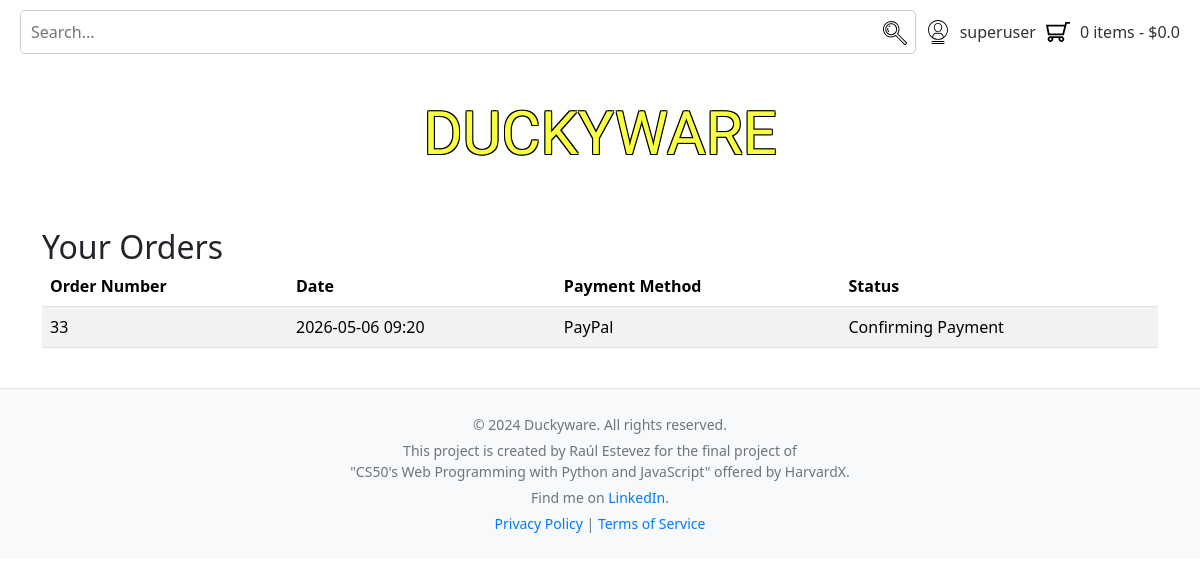
Screenshot of /orders/ (signed in) with the database file from the repository.
### store/models/base_models.py (models this page shows, shortened)
class Order(models.Model):
    ORDER_STATUS_CHOICES = [
        ('CONFIRMING_PAYMENT', 'Confirming Payment'),
        ('PREPARING', 'Preparing'),
        ('AWAITING_PICKUP', 'Awaiting Pickup'),
        ('EN_ROUTE', 'En Route'),
        ('DELIVERED', 'Delivered'),
    ]
    PAYMENT_METHOD_CHOICES = [
        ('PAYPAL', 'PayPal'),
        ('CREDIT_CARD', 'Credit Card'),
        ('TRANSFER', 'Transfer'),
    ]
    user = models.ForeignKey(User, on_delete=models.CASCADE)
    created_at = models.DateTimeField(auto_now_add=True)
    shipping_address = models.TextField(verbose_name="Shipping Address")
    shipping_city = models.CharField(max_length=100, verbose_name="Shipping City")
    status = models.CharField(max_length=20, choices=ORDER_STATUS_CHOICES, default='CONFIRMING_PAYMENT', verbose_name="Order Status")
    payment_method = models.CharField(max_length=20, choices=PAYMENT_METHOD_CHOICES, default='PAYPAL',verbose_name="Payment Method")
    bank_account_number = models.CharField(max_length=30, blank=True, null=True, verbose_name="Bank Account Number")

### store/views.py (the view)
# urls.py: path("orders/", views.orders, name="orders"),
@login_required
def orders(request):
    user_orders = Order.objects.filter(user=request.user).order_by('-created_at')
    cart_data = get_cart_data(request)
    return render(request, 'store/orders.html', {
        'orders': user_orders,
        'cart_items': cart_data['cart_items'],
        'cart_total': cart_data['cart_total'],
        })

### store/views.py (called while the page is built, shortened)
def get_cart_data(request):
    cart_items = get_or_create_cart(request)
    total_items = cart_items.aggregate(total_quantity=Sum('quantity'))['total_quantity'] or 0
    total_price = 0.0
    return {
        'cart_items': total_items,
        'cart_total': round(total_price, 2)
    }

def get_or_create_cart(request):
    if request.user.is_authenticated:
        cart_items = CartItem.objects.filter(user=request.user).prefetch_related('content_object')
    else:
        session_key = request.session.session_key
        if not session_key:
            request.session.create()
            session_key = request.session.session_key
        cart_items = CartItem.objects.filter(session_key=session_key).prefetch_related('content_object')
    return cart_items

### store/templates/store/orders.html
{% extends 'store/layout.html' %}
{% block content %}
<div class="container mt-4 mb-4">
    <div class="row">
        <div class="col-md-12">
            <h2>Your Orders</h2>
            <table class="table table-striped">
                <thead>
                    <tr>
                        <th>Order Number</th>
                        <th>Date</th>
                        <th>Payment Method</th>
                        <th>Status</th>
                    </tr>
                </thead>
                <tbody>
                    {% for order in orders %}
                    <tr onclick="window.location='{% url 'store:order_detail' order.id %}'" style="cursor: pointer;">
                        <td>{{ order.id }}</td>
                        <td>{{ order.created_at|date:"Y-m-d H:i" }}</td>
                        <td>{{ order.get_payment_method_display }}</td>
                        <td>{{ order.get_status_display }}</td>
                    </tr>
                    {% endfor %}
                </tbody>
            </table>
        </div>
    </div>
</div>
{% endblock %}

### store/templates/store/layout.html (shortened to what this page needs)
{% load static %}
<!DOCTYPE html>
<html lang="en">
<head>
    <link href="https://cdn.jsdelivr.net/npm/bootstrap@5.3.3/dist/css/bootstrap.min.css" rel="stylesheet">
    <link rel="stylesheet" href="https://cdn.jsdelivr.net/npm/sweetalert2@11/dist/sweetalert2.min.css">
    <link rel="stylesheet" href="{% static 'store/css/general.css' %}">
    <link rel="stylesheet" href="{% static 'store/css/layout.css' %}">
    <link rel="stylesheet" href="{% static 'store/css/home.css' %}">
    <link rel="stylesheet" href="{% static 'store/css/category_search.css' %}">
    <link rel="stylesheet" href="{% static 'store/css/product_view.css' %}">
    <link rel="stylesheet" href="{% static 'store/css/cart.css' %}">
    <link rel="stylesheet" href="{% static 'store/css/checkout.css' %}">
</head>
<body>
    <header>
        <div class="top-bar">
            <form action="{% url 'store:search' %}" method="GET" class="search-container">
                <input type="text" name="query" placeholder="Search..." required>
                <button type="submit"><img src="{% static 'store/images/search-icon.svg' %}" alt="Search"></button>
            </form>
            <div class="icon-container">
                {% if user.is_authenticated %}
                    <div class="user-icon-container">
                        <a href="{% url 'store:profile' %}">
                            <img src="{% static 'store/images/user-icon.svg' %}" alt="Profile">
                            <span class="user-name">{{ user.username }}</span>
                        </a>
                    </div>
                {% else %}
                    <a href="{% url 'store:login' %}">
                        <img src="{% static 'store/images/user-icon.svg' %}" alt="Sign In">
                        <span class="sign-in-register">Sign In / Register</span>
                    </a>
                {% endif %}
            </div>
            <div class="cart-container">
                <a href="{% url 'store:cart' %}">
                    <img src="{% static 'store/images/cart-icon.svg' %}" alt="Cart">
                    <span class="cart-text">{{ cart_items }} items - ${{ cart_total }}</span>
                </a>
            </div>
        </div>
        <h1 class="title"><a href="{% url 'store:home' %}" class="site-title">DUCKYWARE</a></h1>
    </header>
    <main>
        {% block content %}
        {% endblock %}
    </main>
    <footer>
        <div class="footer-content">
            <p>&copy; 2024 Duckyware. All rights reserved.</p>
            <p>This project is created by Raúl Estevez for the final project of <br>"CS50's Web Programming with Python and JavaScript" offered by HarvardX.</p>
            <p>Find me on <a href="https://www.linkedin.com/in/raulesteveza/" target="_blank">LinkedIn</a>.</p>
            <p>
                <a href="#">Privacy Policy</a> |
                <a href="#">Terms of Service</a>
            </p>
        </div>
    </footer>
</body>
</html>

### store/static/store/css/general.css (style rules this page uses)
* { box-sizing: border-box; }
body, h1, h2, h3, p, ul, ol, li, img { margin: 0; padding: 0; }
img { max-width: 100%; height: auto; }
.site-title { font-family: "Rowdies", sans-serif; font-size: 60px; text-align: center; color: #F7FF40; text-shadow: -1px -1px 0 #000, 1px -1px 0 #000, -1px 1px 0 #000, 1px 1px 0 #000; white-space: nowrap; }
.title { display: flex; justify-content: center; align-items: center; height: 140px; }
ul, li, a, img { margin: 0; padding: 0; list-style: none; text-decoration: none; }

### store/static/store/css/layout.css (style rules this page uses)
.sign-in-register, .cart-text { display: block; }
.top-bar { width: 100%; display: flex; justify-content: flex-end; align-items: center; padding: 10px 20px; gap: 10px; }
.search-container { display: flex; align-items: center; max-width: 1100px; flex-grow: 1; border: 1px solid #ccc; border-radius: 5px; overflow: hidden; }
.search-container input[type="text"] { flex-grow: 1; border: none; padding: 8px 10px; }
.search-container button { background: none; border: none; padding: 8px; cursor: pointer; }
.icon-container { display: flex; align-items: center; gap: 20px; }
.icon-container img, .search-container button img, .cart-container img { height: 24px; width: 24px; }
.icon-container a, .cart-container a { display: flex; align-items: center; gap: 10px; text-decoration: none; color: #333; }
.cart-container { display: flex; align-items: center; gap: 10px; }
.user-icon-container { position: relative; }
footer { background-color: #f8f9fa; padding: 20px 0; text-align: center; border-top: 1px solid #e7e7e7; }
.footer-content { max-width: 800px; margin: 0 auto; font-size: 14px; color: #6c757d; }
.footer-content p { margin: 5px 0; }
.footer-content a { color: #007bff; text-decoration: none; }

### store/static/store/css/product_view.css (style rules this page uses)
.container { margin: 20px auto; }

### rows the page displays
Order: id "33", created_at "2026-05-06 09:20", payment_method "PayPal", status "Confirming Payment"

### other values shown
{{ user.username }} "superuser"
{{ cart_items }} "0"
{{ cart_total }} "0.0"
